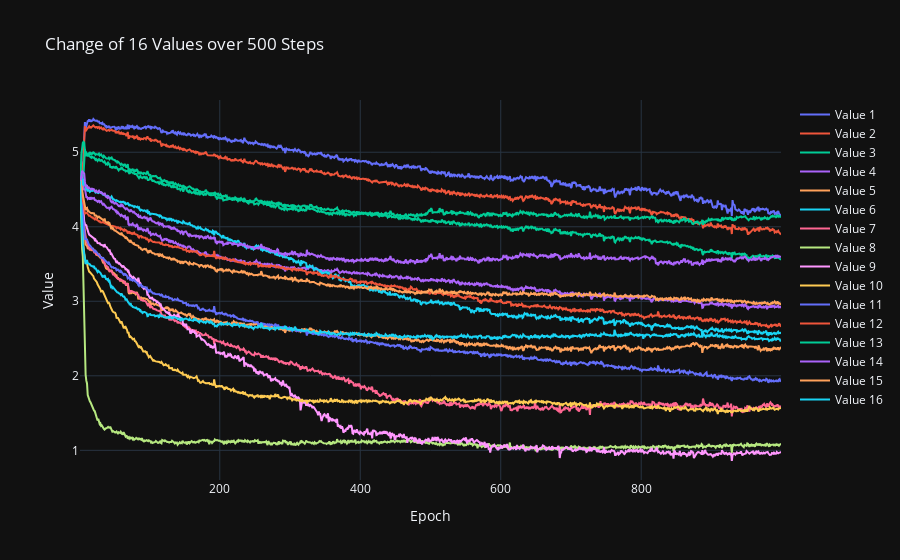

Notebook code for this chart:
### Markdown cell above
## Var Values

### Code cell
### plot
import numpy as np
import plotly.graph_objects as go


data = experiment_data_loader.experiment_data['000005']['repetition_data'][1]


means = []
for mean_idx in range(16):
    means.append(data[f"var{mean_idx}"])

    
data = np.stack(means, axis=1)

# Preparing data for plotting
epochs = np.arange(1, data.shape[0])
traces = []
for i in range(data.shape[1]):
    traces.append(go.Scatter(x=epochs, y=data[:, i], mode='lines', name=f'Value {i+1}'))

# Plotting with Plotly
layout = go.Layout(title='Change of 16 Values over 500 Steps',
                   xaxis=dict(title='Epoch'),
                   yaxis=dict(title='Value'),
                   template='plotly_dark')

fig = go.Figure(data=traces, layout=layout)
fig.show()

### Figure 1 — Plotly figure (JSON) as saved in the notebook; plotly's stock layout.template omitted (floating-point values rounded to 4 significant figures; data arrays with more than 128 entries replaced by an {"elided": "..."} marker saying what was removed)
{"data": [{"mode": "lines", "name": "Value 1", "type": "scatter", "x": {"elided": "999 int values"}, "y": {"elided": "1000 float values"}}, {"mode": "lines", "name": "Value 2", "type": "scatter", "x": {"elided": "999 int values"}, "y": {"elided": "1000 float values"}}, {"mode": "lines", "name": "Value 3", "type": "scatter", "x": {"elided": "999 int values"}, "y": {"elided": "1000 float values"}}, {"mode": "lines", "name": "Value 4", "type": "scatter", "x": {"elided": "999 int values"}, "y": {"elided": "1000 float values"}}, {"mode": "lines", "name": "Value 5", "type": "scatter", "x": {"elided": "999 int values"}, "y": {"elided": "1000 float values"}}, {"mode": "lines", "name": "Value 6", "type": "scatter", "x": {"elided": "999 int values"}, "y": {"elided": "1000 float values"}}, {"mode": "lines", "name": "Value 7", "type": "scatter", "x": {"elided": "999 int values"}, "y": {"elided": "1000 float values"}}, {"mode": "lines", "name": "Value 8", "type": "scatter", "x": {"elided": "999 int values"}, "y": {"elided": "1000 float values"}}, {"mode": "lines", "name": "Value 9", "type": "scatter", "x": {"elided": "999 int values"}, "y": {"elided": "1000 float values"}}, {"mode": "lines", "name": "Value 10", "type": "scatter", "x": {"elided": "999 int values"}, "y": {"elided": "1000 float values"}}, {"mode": "lines", "name": "Value 11", "type": "scatter", "x": {"elided": "999 int values"}, "y": {"elided": "1000 float values"}}, {"mode": "lines", "name": "Value 12", "type": "scatter", "x": {"elided": "999 int values"}, "y": {"elided": "1000 float values"}}, {"mode": "lines", "name": "Value 13", "type": "scatter", "x": {"elided": "999 int values"}, "y": {"elided": "1000 float values"}}, {"mode": "lines", "name": "Value 14", "type": "scatter", "x": {"elided": "999 int values"}, "y": {"elided": "1000 float values"}}, {"mode": "lines", "name": "Value 15", "type": "scatter", "x": {"elided": "999 int values"}, "y": {"elided": "1000 float values"}}, {"mode": "lines", "name": "Value 16", "type": "scatter", "x": {"elided": "999 int values"}, "y": {"elided": "1000 float values"}}], "layout": {"title": {"text": "Change of 16 Values over 500 Steps"}, "xaxis": {"title": {"text": "Epoch"}}, "yaxis": {"title": {"text": "Value"}}}}
